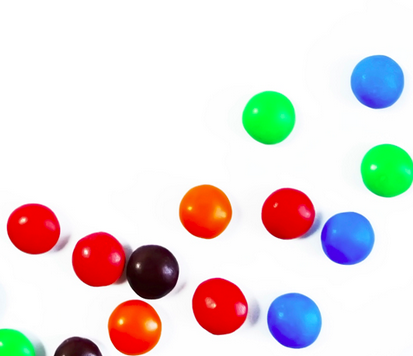
#> input picture Beginner/smarties.png, 413 x 356 px
$ python morphological_trans.py
#> lines starting #> are read from the running program, lines starting #| are printed output that depends on the picture; after the words box and inside, x2 and y2 are one past the last pixel; in counts of white or black regions, pixels touching at a corner belong together
import numpy as np
import cv2 as cv

import matplotlib.pyplot as plt

img = cv.imread('smarties.png',0)
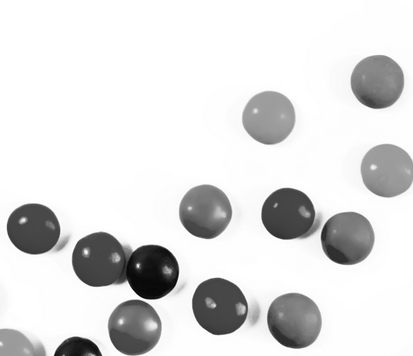
#> img: shape (356, 413); min 4, max 255, mean 222.6
_,mask = cv.threshold(img,200,255,cv.THRESH_BINARY_INV)
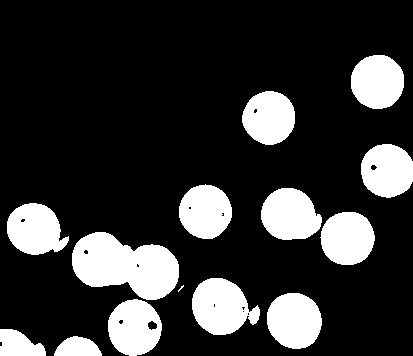
#> mask: shape (356, 413); 20.4% white; 14 white regions (1 under 20 px), largest, box (x1, y1, x2, y2) and area: (72, 232, 179, 300) 4889, (192, 278, 260, 335) 2676, (267, 293, 322, 349) 2435

kernal = np.ones((2,2), np.uint8)
dialation = cv.dilate(mask,kernal,iterations = 4)
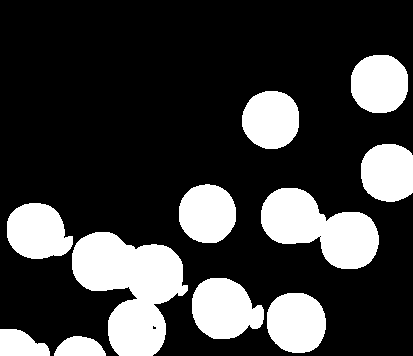
#> dialation: shape (356, 413); 24.2% white; 11 white regions, largest, box (x1, y1, x2, y2) and area: (72, 232, 188, 356) 8468, (261, 188, 379, 269) 5608, (192, 278, 264, 339) 3253
erossion = cv.erode(mask,kernal,iterations = 4)
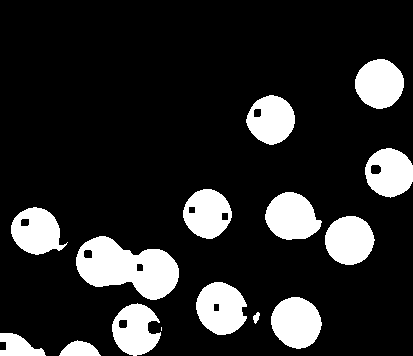
#> erossion: shape (356, 413); 16.2% white; 15 white regions (1 under 20 px), largest, box (x1, y1, x2, y2) and area: (76, 236, 179, 300) 4071, (271, 297, 322, 349) 2007, (196, 282, 247, 335) 2005

#Erosion followed by dialation.
opening = cv.morphologyEx(mask,cv.MORPH_OPEN,kernal)
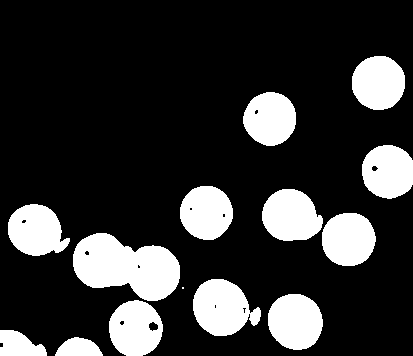
#> opening: shape (356, 413); 20.3% white; 14 white regions (1 under 20 px), largest, box (x1, y1, x2, y2) and area: (73, 233, 180, 301) 4889, (193, 279, 261, 336) 2673, (268, 294, 323, 350) 2435

#Dialation and then erosion.
closing = cv.morphologyEx(mask,cv.MORPH_CLOSE,kernal)
#> closing: shape (356, 413); 20.3% white; 14 white regions (1 under 20 px), largest, box (x1, y1, x2, y2) and area: (73, 233, 180, 301) 4891, (193, 279, 261, 336) 2692, (268, 294, 323, 350) 2435

titles = ['image','mask','dialation','erosion','opening','closing']
images = [img,mask,dialation,erossion,opening,closing]
for i in range(len(images)):

	plt.subplot(2,3,i+1),plt.imshow(images[i],'gray')
	plt.title(titles[i])
	plt.xticks([]),plt.yticks([])
#> this loop made 6 passes

plt.show()

cv.waitKey(0)
cv.destroyAllWindows()
